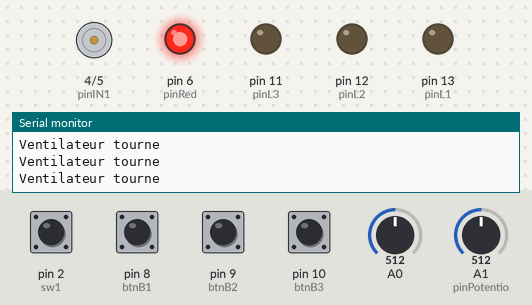
Simulated run of this sketch. Board: Arduino Uno, built with avr-gcc and run on an emulated ATmega328P. Parts: motor-driver pin pairs drawn as motors (green arrow = first pin HIGH = forward, orange = second pin HIGH = backward, longer = more drive, scaled by the enable pin), output pins drawn as LEDs (lit = HIGH), the last lines printed to the serial monitor. Inputs (shaded band) come from the test bench; at power-on: pin 2 (sw1), pin 8 (btnB1), pin 9 (btnB2), pin 10 (btnB3) HIGH, A1 (pinPotentio) = 512, A0 = 512.

Above: at 1.2 s.
1.3 s: A1 (pinPotentio) set to 493
2.8 s: A0 set to 56
4.3 s: A0 set to 48
At 5.5 s:
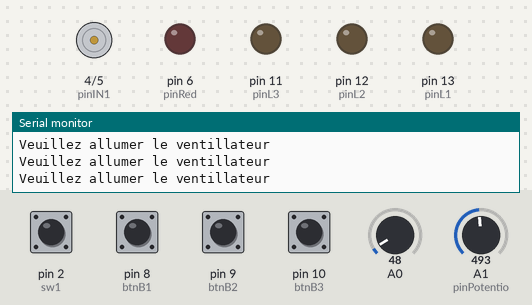
5.8 s: pin 2 (sw1) pulled LOW for 0.15 s
7.5 s: pin 8 (btnB1) pulled LOW for 0.15 s
At 8.7 s:
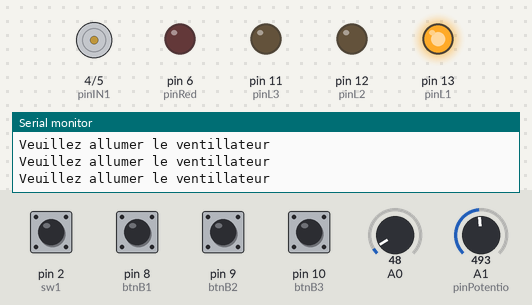
9.1 s: pin 9 (btnB2) pulled LOW for 0.15 s
At 9.9 s:
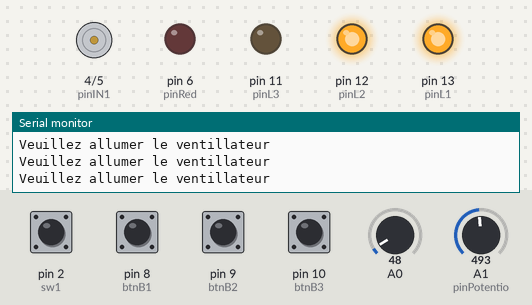
Timing chart, 0 to 11.7 s (numbered marks = the images above; inputs shaded):
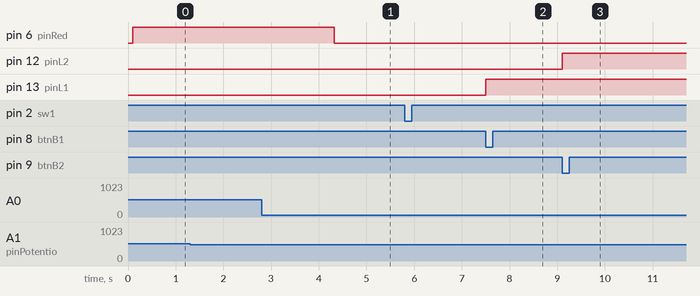

The sketch:

projet_domestique.ino
```cpp
//Les variables pour commander le moteur à son tour qui entraine le ventillateur
const int pinEN1 = 3;  // la broche qui modifie la largeur d'impulsion pour reguler la tension au niveau du moteur
const int pinIN1 = 4;  // Pour faire tourner le moteur dans un sens on envoie la réponse sur la broche 4
const int pinIN2 = 5;  // Pour faire tourner le moteur dans l'autre sens on envoie la réponse sur la broche 5
const int pinRed= 6;

// les variables pour commander les lampes dans mon circuit
const int pinL1 = 13;  // la broche 13 c'est pour la commande de la lampe L1
const int pinL2 = 12;  // la broche 12 c'est pour la commande de la lampe L2
const int pinL3 = 11;  // la broche 11 c'est pour la commande de la lampe L3

// Les entrées manuelles de l'utilisateurs
const int sw1 = 2;     // bouton d'emmergence pour le moteur
const int btnB1 = 8;   // Bouton poussoir pour la lampe L1 (en allumage manuel)
const int btnB2 = 9;   // Bouton poussoir pour la lampe L2 (en allumage manuel)
const int btnB3 = 10;  // Bouton poussoir pour la lampe L3 (en allumage manuel)
const int pot = A0;    // Potentiomètre RV1 celui qui vient reguler la vitesse du moteur pour le ventillateur

//Definir les etats de toutes les lampes, nous les laissons à false pour dire qu'au repos elles sont toutes fermées
bool etatL1=false;
bool etatL2=false;
bool etatL3=false;
bool etatVentillateur=false;
//Variables pour eviter les effets rebonds...
bool dernierEtatB1 = HIGH;
bool dernierEtatB2 = HIGH;
bool dernierEtatB3 = HIGH;

//capteur pour changer la temperature
float consigne=25.0;
int pinPotentio=A1;


void setup() {
  Serial.begin(9600); // communication Bluetooth et ma carte arduino

  // Declaration des ports des sorties de ma carte Arduino UNO
  pinMode(pinEN1, OUTPUT); //la sortie prise pour aller reguler la vitesse du ventilateur
  pinMode(pinIN1, OUTPUT); //la sortie prise pour aller faire tourner le moteur dans un sens
  pinMode(pinIN2, OUTPUT); //la sortie prise pour aller faire tourner le moteur de le sens inverse
  pinMode(pinL1, OUTPUT); //la sotie pour alimenter la lampe1
  pinMode(pinL2, OUTPUT); //la sortie pour allumer la lampe 2
  pinMode(pinL3, OUTPUT);//la sortie pour allumer la lampe 3
  pinMode(pinRed, OUTPUT);

  // Declartions des ports des ENtrées de ma carte Aduino UNO, j'utilise PULLUP pcq ils sont reliées au GND (profite de l'anti rebond)
  pinMode(sw1, INPUT_PULLUP); //le bouton d'emmergence qui donne les entrées à la carte Arduino
  pinMode(btnB1, INPUT_PULLUP); //le bouton qui donne l'ordre à la carte arduino pour allumer la L1
  pinMode(btnB2, INPUT_PULLUP); //le bouton qui donne l'ordre à la carte arduino pour allumer la L1
  pinMode(btnB3, INPUT_PULLUP);//le bouton qui donne l'ordre à la carte arduino pour allumer la L1

  //je declare comment mon moteur va tourner... si l'un sur high l'autre sur low pour changer le sens on met le premier sur low et le second sur high
}
//commençons alors la partie importante
void loop() {
  // 1. RECEVOIR LES INFORMATIONS VENANT DE KODULAR OU DU SON VOCAL
  if (Serial.available() > 0) {
    String voix = Serial.readStringUntil('\n'); //lecture de la voix en la convertissant en ecriture
    voix.trim();
    voix.toLowerCase();//conversion de l'ecriture en minuscule pour trouver la même ecriture avec celui qui est dans mon code
    // commandes pour l'allumage des lampes et leurs exteintions
    if (voix == "Allimer lampe 1") digitalWrite(pinL1, HIGH); //la requête qui allume la lampe 1
    if (voix == "Eteidre lampe 1") digitalWrite(pinL1, LOW); //la requête qui etteint la lampe 1
    if (voix == "L2_ON") digitalWrite(pinL2, HIGH); //la requête qui allume la lampe 2
    if (voix == "L2_OFF") digitalWrite(pinL2, LOW); //la requête qui etteint la lampe 2
    if (voix == "L3_ON") digitalWrite(pinL3, HIGH); //la requête qui allume la lampe 3
    if (voix == "L3_OFF") digitalWrite(pinL3, LOW); //la requête qui etteint la lampe 3
    if (voix == "Allumer toutes les lampes") { // pour allumer toutes les lampes de la maison
      digitalWrite(pinL1, HIGH); digitalWrite(pinL2, HIGH); digitalWrite(pinL3, HIGH);
    }
    if (voix="Eteindre toutes les lampes"){//Eteindre toutes les lampes
      digitalWrite(pinL1, LOW); digitalWrite(pinL2, LOW); digitalWrite(pinL3, LOW);
    }
    //COMMANDE POUR LE VOCAL DU VENTILLATEUR
    if (voix.startsWith("Allumer ventillateur")){
      int vitesse=voix.substring(2).toInt();
      analogWrite(pinEN1,vitesse);
    }
  }
  int lecturePotentio=analogRead(pinPotentio);
  float pourcentage=(lecturePotentio / 1023.0)*100.0;
  if(lecturePotentio > 511){
    digitalWrite(pinIN1, HIGH);
  }else{
    digitalWrite(pinIN1, LOW);
  }
  delay(100);

  float temperature=(analogRead(A0) * 5.0 / 1024.0)*100;
  if(temperature > consigne){
    digitalWrite(pinRed, HIGH);
    if(lecturePotentio >511){
      Serial.println("Ventilateur tourne");
    }else{
      Serial.println("Veuillez allumer le ventillateur");
    }
  }else{
    digitalWrite(pinRed, LOW);
  }
  if(digitalRead(btnB1) == LOW){
    etatL1 =! etatL1;
    digitalWrite(pinL1, etatL1);
    while (digitalRead(btnB1)==LOW);
    delay(50);
   }
   if(digitalRead(sw1) == LOW){
    etatVentillateur =! etatVentillateur;
    digitalWrite(pinIN1, etatVentillateur);//les deux lignes c'est pour le sens direct
    while (digitalRead(sw1)==LOW);
    delay(50);
   }

    if(digitalRead(btnB2) == LOW){
    etatL2 =! etatL2;
    digitalWrite(pinL2, etatL2);
    while (digitalRead(btnB2)==LOW);
    delay(50);
   }
   if(digitalRead(btnB3) == LOW){
    etatL3 =! etatL3;
    digitalWrite(pinL3, etatL3);
    while (digitalRead(btnB3)==LOW);
    delay(50);
   }
}
```

Measured:
- the behaviour switches between 52 and 51 on A0 (found by bisection; images 0 and 1)
- after the input at 4.3 s, pin 6 (pinRed): HIGH → LOW at once
- after the input at 7.5 s, pin 13 (pinL1): LOW → HIGH at once
- after the input at 9.1 s, pin 12 (pinL2): LOW → HIGH at once
